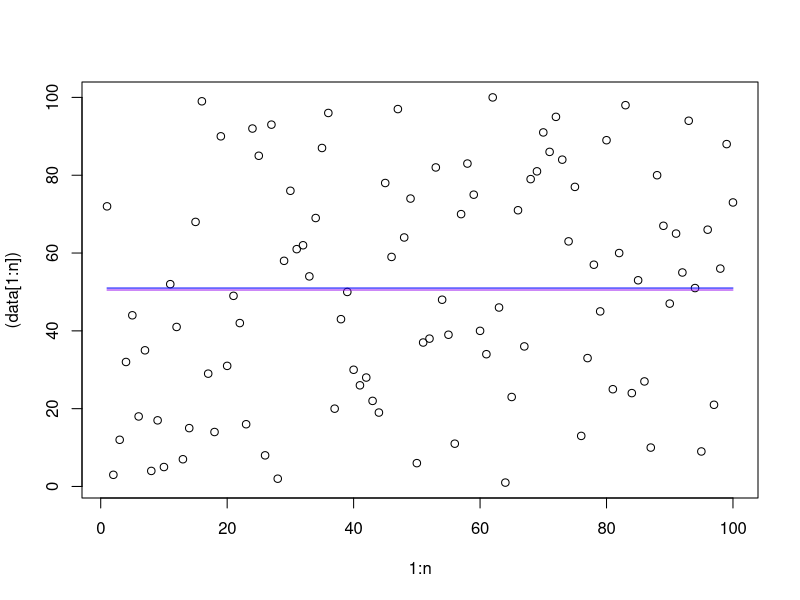

Recreate this plot in R.
inc <- function(x, t=1) { eval.parent(substitute(x <- x + t)) }
dec <- function(x, t=1) { eval.parent(substitute(x <- x - t)) }

make_graph <- function(data) {
    n <- length(data)
    ud <- sort(unique(data))
    plot(1:n, (data[1:n]), type="p")
    lines(1:n, rep(mean(ud), n), col="purple")
    inc(ud[length(ud)], 50)
    lines(1:n, rep(mean(ud), n), col="blue")
    # lines(1:n, rep(mean(data), n), col="red")
}

# cat("Number of terms:\n")
n <- 10
# n <- scan("", n=1)
d <- sample(rep(1:100, each=n/10))
# d <- scan("", n=n)
summary(d)
make_graph(d)
